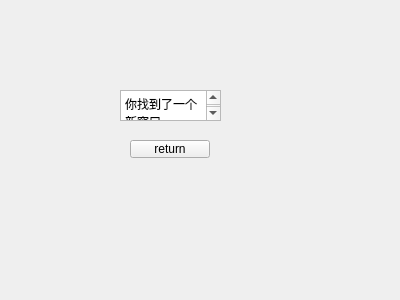
<?xml version="1.0" encoding="UTF-8"?>
<ui version="4.0">
 <class>Form</class>
 <widget class="QWidget" name="Form">
  <property name="geometry">
   <rect>
    <x>0</x>
    <y>0</y>
    <width>400</width>
    <height>300</height>
   </rect>
  </property>
  <property name="windowTitle">
   <string>A New Window</string>
  </property>
  <widget class="QPushButton" name="b_return">
   <property name="geometry">
    <rect>
     <x>130</x>
     <y>140</y>
     <width>80</width>
     <height>18</height>
    </rect>
   </property>
   <property name="text">
    <string>return</string>
   </property>
  </widget>
  <widget class="QTextEdit" name="textEdit">
   <property name="geometry">
    <rect>
     <x>120</x>
     <y>90</y>
     <width>101</width>
     <height>31</height>
    </rect>
   </property>
   <property name="html">
    <string>&lt;!DOCTYPE HTML PUBLIC &quot;-//W3C//DTD HTML 4.0//EN&quot; &quot;http://www.w3.org/TR/REC-html40/strict.dtd&quot;&gt;
&lt;html&gt;&lt;head&gt;&lt;meta name=&quot;qrichtext&quot; content=&quot;1&quot; /&gt;&lt;meta charset=&quot;utf-8&quot; /&gt;&lt;style type=&quot;text/css&quot;&gt;
p, li { white-space: pre-wrap; }
hr { height: 1px; border-width: 0; }
li.unchecked::marker { content: &quot;\2610&quot;; }
li.checked::marker { content: &quot;\2612&quot;; }
&lt;/style&gt;&lt;/head&gt;&lt;body style=&quot; font-family:'Microsoft YaHei UI'; font-size:9pt; font-weight:400; font-style:normal;&quot;&gt;
&lt;p style=&quot; margin-top:0px; margin-bottom:0px; margin-left:0px; margin-right:0px; -qt-block-indent:0; text-indent:0px;&quot;&gt;你找到了一个新窗口&lt;/p&gt;&lt;/body&gt;&lt;/html&gt;</string>
   </property>
  </widget>
 </widget>
 <resources/>
 <connections/>
</ui>
